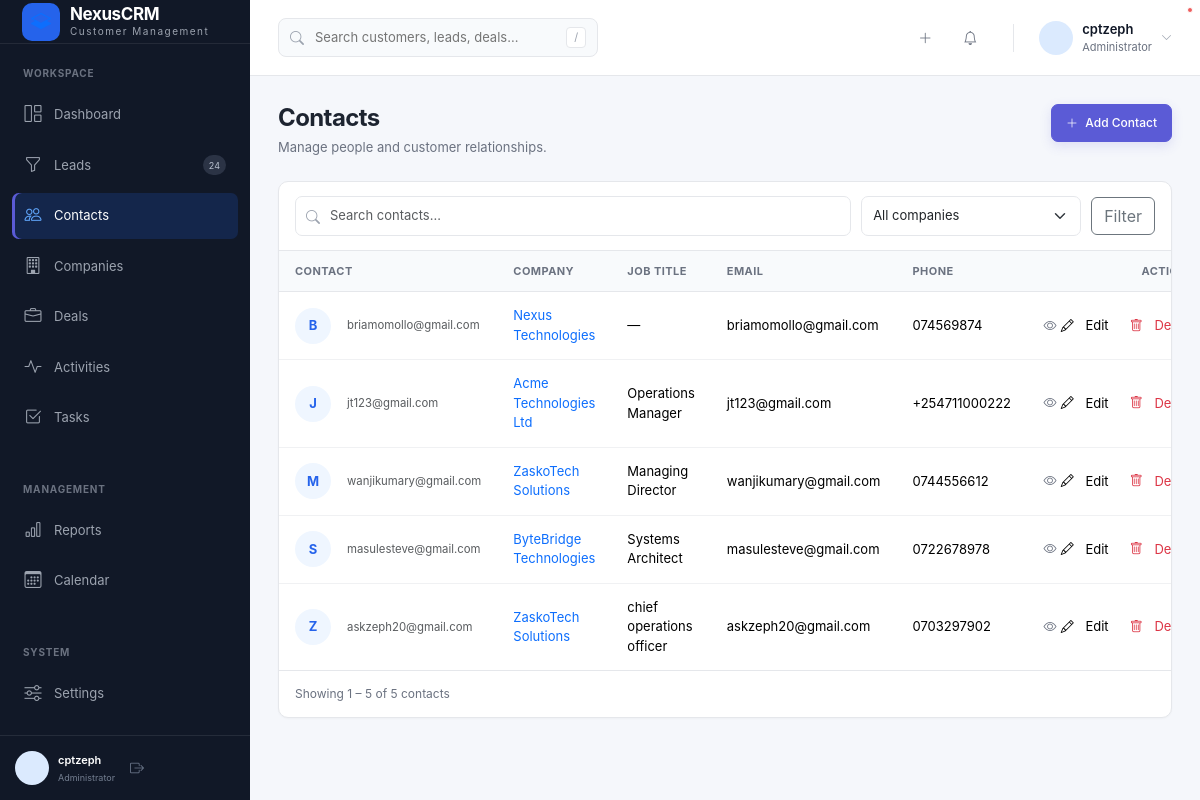
The app's page /contacts/ (signed in), older data.
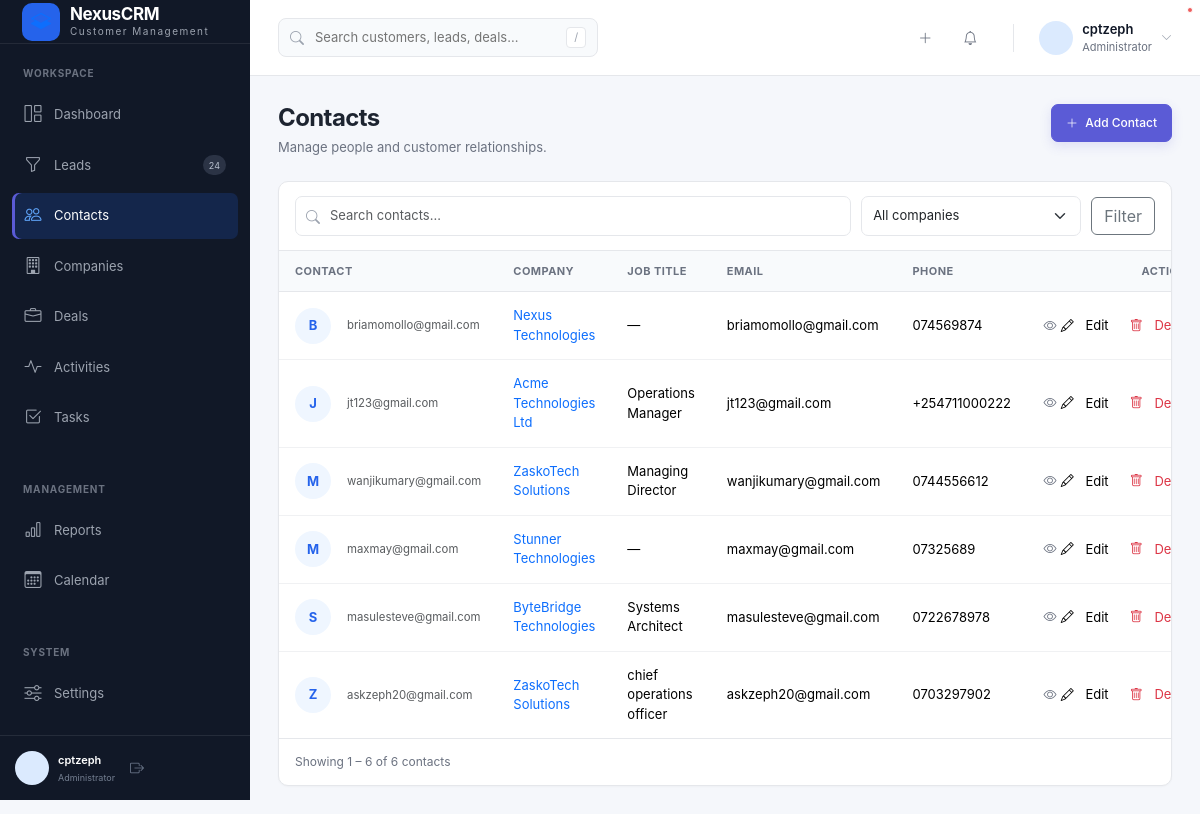
The same page, newer data.
### crmApp/models.py (models this page shows, shortened)
class Contact(models.Model):
    STATUS_CHOICES = [
        ("lead", "Lead"),
        ("prospect", "Prospect"),
        ("customer", "Customer"),
        ("inactive", "Inactive"),
    ]
    first_name = models.CharField(max_length=100)
    last_name = models.CharField(max_length=100)
    company = models.ForeignKey(
        Company,
        on_delete=models.SET_NULL,
        null=True,
        blank=True,
        related_name="contacts"
    )
    owner = models.ForeignKey(
        User,
        on_delete=models.SET_NULL,
        null=True,
        blank=True,
        related_name="owned_contacts"
    )
    job_title = models.CharField(max_length=150, blank=True)
    email = models.EmailField(blank=True)
    phone = models.CharField(max_length=50, blank=True)
    mobile = models.CharField(max_length=50, blank=True)
    status = models.CharField(
        max_length=20,
        choices=STATUS_CHOICES,
        default="lead"
    )
    address = models.TextField(blank=True)
    city = models.CharField(max_length=100, blank=True)
    country = models.CharField(max_length=100, blank=True)
    notes = models.TextField(blank=True)
    created_at = models.DateTimeField(auto_now_add=True)
    updated_at = models.DateTimeField(auto_now=True)
    class Meta:
        ordering = ["first_name", "last_name"]

class Company(models.Model):
    INDUSTRY_CHOICES = [
        ("technology", "Technology"),
        ("finance", "Finance"),
        ("healthcare", "Healthcare"),
        ("education", "Education"),
        ("retail", "Retail"),
        ("manufacturing", "Manufacturing"),
        ("real_estate", "Real Estate"),
        ("hospitality", "Hospitality"),
        ("other", "Other"),
    ]
    name = models.CharField(max_length=200)
    industry = models.CharField(
        max_length=50,
        choices=INDUSTRY_CHOICES,
        blank=True
    )
    website = models.URLField(blank=True)
    email = models.EmailField(blank=True)
    phone = models.CharField(max_length=50, blank=True)
    address = models.TextField(blank=True)
    city = models.CharField(max_length=100, blank=True)
    country = models.CharField(max_length=100, blank=True)
    description = models.TextField(blank=True)
    owner = models.ForeignKey(
        User,
        on_delete=models.SET_NULL,
        null=True,
        blank=True,
        related_name="owned_companies"
    )
    created_at = models.DateTimeField(auto_now_add=True)
    updated_at = models.DateTimeField(auto_now=True)
    class Meta:
        ordering = ["name"]

### crmApp/views.py (the view, shortened to what this page needs)
# urls.py: path("contacts/", views.contact_list, name="contact_list"),
@login_required
def contact_list(request):
    contacts = Contact.objects.select_related(
        "company",
        "owner"
    )
    search = request.GET.get(
        "search",
        ""
    ).strip()
    company_id = request.GET.get(
        "company",
        ""
    ).strip()
    if company_id:
        contacts = contacts.filter(
            company_id=company_id
        )
    companies = Company.objects.all()
    paginator = Paginator(
        contacts,
        10
    )
    page_obj = paginator.get_page(
        request.GET.get("page")
    )
    context = {
        "contacts": page_obj.object_list,
        "page_obj": page_obj,
        "search": search,
        "selected_company": company_id,
        "companies": companies,
    }
    return render(
        request,
        "crmApp/contacts/contact_list.html",
        context
    )

### crmApp/context_processors.py (called while the page is built, shortened)
def crm_permissions(request):
    user = request.user
    role = get_user_role(user)
    return {
        "crm_role": role,
        "can_create_records": can_create(user),
        "can_edit_all_records": role in {
            ROLE_ADMIN,
            ROLE_MANAGER,
            ROLE_SUPPORT,
        },
        "can_delete_records": role in {
            ROLE_ADMIN,
            ROLE_MANAGER,
        },
    }

### crmApp/permissions.py (called while the page is built)
def get_user_role(user):
    if not user or not user.is_authenticated:
        return None
    if user.is_superuser:
        return ROLE_ADMIN
    profile = getattr(user, "profile", None)
    if not profile:
        return ROLE_VIEWER
    return profile.role

def can_create(user):
    role = get_user_role(user)
    return role in {
        ROLE_ADMIN,
        ROLE_MANAGER,
        ROLE_SALES,
    }

### templates/crmApp/contacts/contact_list.html (shortened to what the changed rows need)
{% extends "crmApp/base.html" %}
{% block content %}
<div class="page-header">
    <div>
        <h1 class="page-title">
            Contacts
        </h1>
    </div>
</div>
<div class="crm-card">
    {% if contacts %}
        <div class="table-responsive">
            <table class="table crm-table">
                <thead>
                    <tr>
                        <th>
                            Contact
                        </th>
                        <th>
                            Company
                        </th>
                        <th>
                            Job Title
                        </th>
                        <th>
                            Email
                        </th>
                        <th>
                            Phone
                        </th>
                        <th class="text-end">
                            Actions
                        </th>
                    </tr>
                </thead>
                <tbody>
                    {% for contact in contacts %}
                        <tr>
                            <td>
                                <div class="d-flex align-items-center gap-3">
                                    <div class="contact-avatar person-avatar">
                                        {{ contact.first_name|first|upper }}
                                    </div>
                                    <div>
                                        {% if contact.email %}
                                            <div class="text-muted small">
                                                {{ contact.email }}
                                            </div>
                                        {% endif %}
                                    </div>
                                </div>
                            </td>
                            <td>
                                {% if contact.company %}
                                    <a
                                        href="{% url 'company_detail' contact.company.pk %}"
                                        class="text-decoration-none"
                                    >
                                        {{ contact.company.name }}
                                    </a>
                                {% else %}
                                    <span class="text-muted">
                                        No company
                                    </span>
                                {% endif %}
                            </td>
                            <td>
                                {{ contact.job_title|default:"—" }}
                            </td>
                            <td>
                                {{ contact.email|default:"—" }}
                            </td>
                            <td>
                                {{ contact.phone|default:"—" }}
                            </td>
                            <td>
                                <div class="table-actions">
                                    <a
                                        href="{% url 'contact_detail' contact.pk %}"
                                        class="table-action-btn"
                                        title="View"
                                    >
                                        <i class="bi bi-eye"></i>
                                    </a>
                                    {% if can_edit_all_records or contact.owner_id == request.user.id %}
                                    <a
                                        href="{% url 'contact_edit' contact.pk %}"
                                         class="dropdown-item"
                                    >
                                    <i class="bi bi-pencil me-2"></i>
                                        Edit
                                    </a>
                                    {% endif %}
                                    {% if can_delete_records or crm_role == "sales" and contact.owner_id == request.user.id %}
                                    <a
                                    href="{% url 'contact_delete' contact.pk %}"
                                    class="dropdown-item text-danger"
                                    >
                                    <i class="bi bi-trash me-2"></i>
                                    Delete
                                    </a>
                                    {% endif %}
                                </div>
                            </td>
                        </tr>
                    {% endfor %}
                </tbody>
            </table>
        </div>
        <div class="crm-pagination">
            <div class="pagination-info">
                Showing
                {{ page_obj.start_index }}
                –
                {{ page_obj.end_index }}
                of
                {{ page_obj.paginator.count }}
                contacts
            </div>
        </div>
    {% endif %}
</div>
{% endblock %}

Row changes from the older to the newer data that the page shows:
added Contact: first_name|first "M", email "maxmay@gmail.com", company.name "Stunner Technologies", job_title "—", phone "07325689"
Text that changed along with them:
{{ page_obj.end_index }}: "5" → "6"
{{ page_obj.paginator.count }}: "5" → "6"
